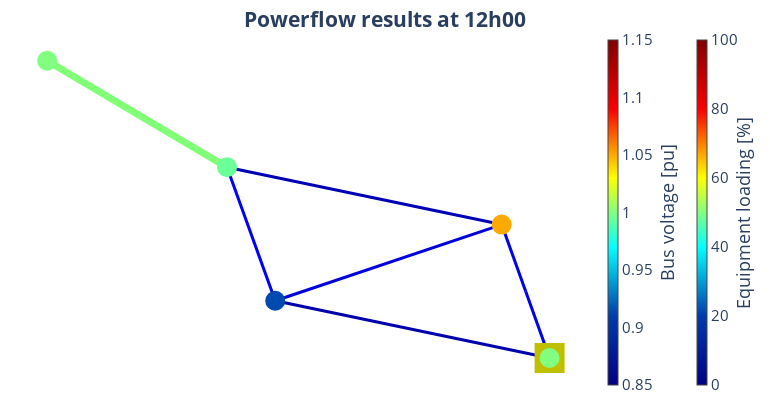

Notebook code for this chart:
### Code cell
for plot_time in [time(hour=12), time(hour=20)]:

    pp_plot.plot_timestamps_powerflow_result(
        net=net_ExPF1_Pb1_heig,
        filename="sim_result_" + pp_plot._time_to_str(plot_time),
        plot_time=plot_time,
    )
    print()

### Figure 1 — Plotly figure (JSON) as saved in the notebook; plotly's stock layout.template omitted (floating-point values rounded to 4 significant figures)
{"data": [{"hoverinfo": "text", "legendgroup": "Transformers", "line": {"color": "rgb(128.2258064516129,255.0,118.5483870967742)", "width": 7}, "mode": "lines", "name": "Transformers", "showlegend": true, "text": "Transfo T1<br>Loading: 50.5 %", "type": "scatter", "x": [0.04411, -0.1847, -0.4134], "y": [0.293, 0.5964, 0.8997]}, {"hoverinfo": "text", "legendgroup": "Transformers", "marker": {"color": "rgb(128.2258064516129,255.0,118.5483870967742)", "size": 1, "symbol": "circle"}, "mode": "markers", "name": "edge_center", "showlegend": false, "text": ["Transfo T1<br>Loading: 50.5 %"], "type": "scatter", "x": [-0.1847], "y": [0.5964]}, {"hoverinfo": "text", "legendgroup": "lines", "line": {"color": "rgb(0.0,0.0,236.59090909090907)", "width": 3}, "mode": "lines", "name": "lines", "showlegend": true, "text": "line_a<br>Loading: 9.5 %", "type": "scatter", "x": [0.8647, 0.8038, 0.7429], "y": [-0.7953, -0.4149, -0.03449]}, {"hoverinfo": "text", "legendgroup": "lines", "line": {"color": "rgb(0.0,0.0,222.95454545454544)", "width": 3}, "mode": "lines", "name": "lines", "showlegend": false, "text": "line_b<br>Loading: 8.3 %", "type": "scatter", "x": [0.7429, 0.4548, 0.1668], "y": [-0.03449, -0.2517, -0.4689]}, {"hoverinfo": "text", "legendgroup": "lines", "line": {"color": "rgb(0.0,0.0,172.95454545454544)", "width": 3}, "mode": "lines", "name": "lines", "showlegend": false, "text": "line_c<br>Loading: 4.0 %", "type": "scatter", "x": [0.8647, 0.5157, 0.1668], "y": [-0.7953, -0.6321, -0.4689]}, {"hoverinfo": "text", "legendgroup": "lines", "line": {"color": "rgb(0.0,0.0,250.22727272727272)", "width": 3}, "mode": "lines", "name": "lines", "showlegend": false, "text": "line_d<br>Loading: 10.9 %", "type": "scatter", "x": [0.1668, 0.1054, 0.04411], "y": [-0.4689, -0.08796, 0.293]}, {"hoverinfo": "text", "legendgroup": "lines", "line": {"color": "rgb(0.0,0.0,182.04545454545453)", "width": 3}, "mode": "lines", "name": "lines", "showlegend": false, "text": "line_e<br>Loading: 4.7 %", "type": "scatter", "x": [0.7429, 0.3935, 0.04411], "y": [-0.03449, 0.1292, 0.293]}, {"marker": {"cmax": 100, "cmin": 0, "color": "rgb(255,255,255)", "colorbar": {"thickness": 10, "title": {"side": "right", "text": "Equipment loading [%]"}, "x": 1.15}, "colorscale": [[0, "rgb(0,0,131)"], [0.2, "rgb(0,60,170)"], [0.4, "rgb(5,255,255)"], [0.6, "rgb(255,255,0)"], [0.8, "rgb(250,0,0)"], [1, "rgb(128,0,0)"]], "opacity": 0, "size": 0}, "mode": "markers", "type": "scatter", "x": [0.8647], "y": [-0.7953]}, {"hoverinfo": "text", "legendgroup": "lines", "marker": {"color": "rgb(128, 128, 128)", "size": 1, "symbol": "circle"}, "mode": "markers", "name": "edge_center", "showlegend": false, "text": ["line_a<br>Loading: 9.5 %", "line_b<br>Loading: 8.3 %", "line_c<br>Loading: 4.0 %", "line_d<br>Loading: 10.9 %", "line_e<br>Loading: 4.7 %"], "type": "scatter", "x": [0.8038], "y": [-0.4149]}, {"hoverinfo": "text", "marker": {"color": "rgb(191, 191, 0)", "size": 30, "symbol": "square"}, "mode": "markers", "name": "Ext grid", "text": ["Gen 1"], "type": "scatter", "x": [0.8647], "y": [-0.7953]}, {"hoverinfo": "text", "marker": {"cmax": 1.15, "cmin": 0.85, "color": [1, 1.05, 0.914, 0.9945, 1.0], "colorbar": {"thickness": 10, "title": {"side": "right", "text": "Bus voltage [pu]"}, "x": 1}, "colorscale": [[0, "rgb(0,0,131)"], [0.2, "rgb(0,60,170)"], [0.4, "rgb(5,255,255)"], [0.6, "rgb(255,255,0)"], [0.8, "rgb(250,0,0)"], [1, "rgb(128,0,0)"]], "size": 20, "symbol": "circle"}, "mode": "markers", "name": "buses", "text": ["bus_1<br>V: 1.0 pu", "bus_2<br>V: 1.05 pu", "bus_3<br>V: 0.914 pu", "bus_4<br>V: 0.994 pu", "bus_5<br>V: 1.0 pu"], "type": "scatter", "x": [0.8647, 0.7429, 0.1668, 0.04411, -0.4134], "y": [-0.7953, -0.03449, -0.4689, 0.293, 0.8997]}], "layout": {"font": {"size": 15}, "height": 400, "hovermode": "closest", "legend": {"font": {"size": 12}, "itemsizing": "constant"}, "margin": {"b": 5, "l": 5, "r": 5, "t": 30}, "paper_bgcolor": "white", "plot_bgcolor": "white", "showlegend": false, "title": {"text": "<b>Powerflow results at 12h00<b>", "x": 0.5, "xanchor": "center", "y": 0.97, "yanchor": "top"}, "width": 770, "xaxis": {"showgrid": false, "showticklabels": false, "tickfont": {"family": "Arial Black", "size": 12}, "title": {"font": {"size": 12}}, "zeroline": false}, "yaxis": {"showgrid": false, "showticklabels": false, "tickfont": {"family": "Arial Black", "size": 12}, "title": {"font": {"size": 12}}, "zeroline": false}}}
